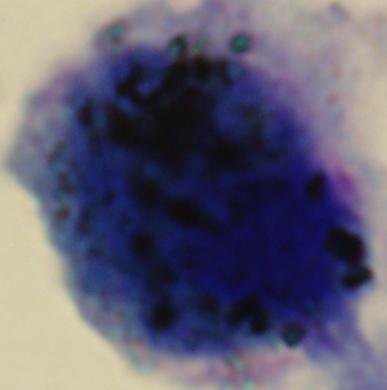
//> input picture cell/high_density.tif, 387 x 390 px
$ ./main   (built with g++ and OpenCV 4)
//> lines starting //> are read from the running program, lines starting //| are printed output that depends on the picture; after the words box and inside, x2 and y2 are one past the last pixel; in counts of white or black regions, pixels touching at a corner belong together
/**
* @file main.cpp
* @author Laihui Ding / xmyyzy123@gmail.com
* @version 1.0
* @date 2021-4-15
* @brief Using the *Phansalkar* method to segment carbon black particles in cytology images
* @details Using the *Phansalkar* method to segment carbon black particles in cytology images:
	1. First, split original image into three channels(R, G, B).
	2. Blue Channel image which is easier to be segmented as input for  the *Phansalkar* method.
* @see  https://www.researchgate.net/publication/224226466_Adaptive_local_thresholding_for_detection_of_nuclei_in_diversity_stained_cytology_images
		https://github.com/fiji/Auto_Local_Threshold/blob/master/src/main/java/fiji/threshold/Auto_Local_Threshold.java
		https://stackoverflow.com/questions/11456565/opencv-mean-sd-filter
*/

#include <vector>
#include <cmath>
#include <iostream>
#include <time.h>

#include "opencv2/highgui/highgui.hpp"
#include "opencv2/imgproc/imgproc.hpp"

using namespace cv;
using namespace std;

/**
* This is the implementation of Phansalskar N. et al. Adaptive local thresholding for detection of nuclei in diversity stained
  cytology images.International Conference on Communications and Signal Processing (ICCSP), 2011,
  218 - 220.
  In this method, the threshold t = mean*(1+p*exp(-q*mean)+k*((stdev/r)-1))
  Phansalkar recommends k = 0.25, r = 0.5, p = 2 and q = 10.
* @param img: image to be processed
* @param size: window size
*/
void Phansalkar(cv::Mat& img, int size)
{
	//clock_t start_time = clock();

	int height = img.rows;
	int width = img.cols;

	// Recommended value in Phansalkar's paper
	double k_value = 0.25;
	double r_value = 0.5;
	double p_value = 2.0;
	double q_value = 10.0;

	// Normalize images to 0 - 1.0
	cv::Mat img_clone;
	img.convertTo(img_clone, CV_32FC1);
	normalize(img_clone, img_clone, 0, 1, NORM_MINMAX);

	// Median filter image
	cv::Mat median_img;
	blur(img_clone, median_img, Size(size, size));

	// Variance image
	cv::Mat var_img;
	blur(img_clone.mul(img_clone), var_img, Size(size, size));

	// E[X-u)^2]=E(X^2)-[E(X)]^2
	cv::Mat sigma;
	cv::sqrt(cv::abs(var_img - median_img.mul(median_img)), sigma);

	// threshold t = mean*(1+p*exp(-q*mean)+k*((stdev/r)-1))
	for (int i = 0; i < height; i++)
	{
		float* p = img_clone.ptr<float>(i);
		float* p_mean = median_img.ptr<float>(i);
		float* p_std = sigma.ptr<float>(i);
		for (int j = 0; j < width; j++)
		{
			double data = p[j];
			double thredshold = p_mean[j] * (1.0 + p_value * exp(-q_value * p_mean[j]) + k_value * ((p_std[j] / r_value) - 1.0));
			img.at<uchar>(i, j) = data >  thredshold ? 255 : 0;
		}
	}

	//clock_t end_time = clock();
	//cout << "Running time is: " << static_cast<double>(end_time - start_time) / CLOCKS_PER_SEC * 1000 << "ms" << std::endl;
}

int main()
{
	Mat srcimg = imread("./high_density.tif", -1);
//> srcimg is the input picture: 390 rows x 387 cols, CV_8UC3; mean B, G, R 114.1, 94.6, 97.3

	// get blue channel image by split channels
	vector<Mat> channels;
	split(srcimg, channels);
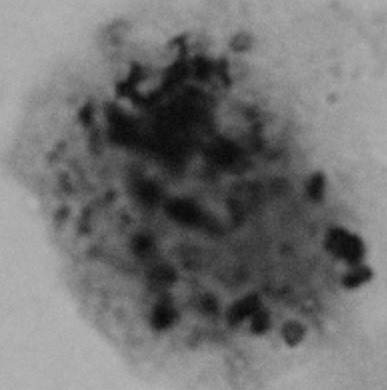
//> channels[0]: 390 rows x 387 cols, CV_8UC1; min 8, max 183, mean 114.1
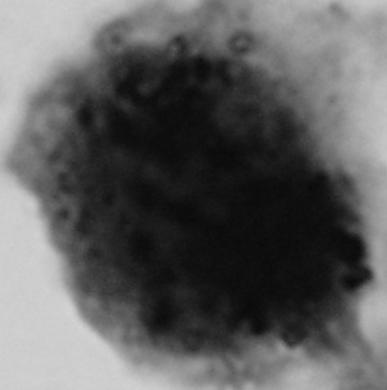
//> channels[1]: 390 rows x 387 cols, CV_8UC1; min 5, max 214, mean 94.6
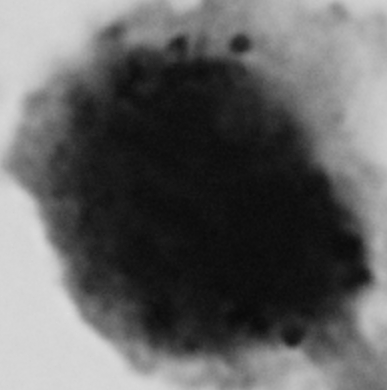
//> channels[2]: 390 rows x 387 cols, CV_8UC1; min 10, max 223, mean 97.3
	Mat blueImage = channels.at(0);
	Mat greenImage = channels.at(1);
	Mat redImage = channels.at(2);

	// [6 lines of commented-out code are left out]
	Phansalkar(blueImage, 20);
//> in Phansalkar, `normalize(img_clone, img_clone, 0, 1, NORM_MINMAX);`:
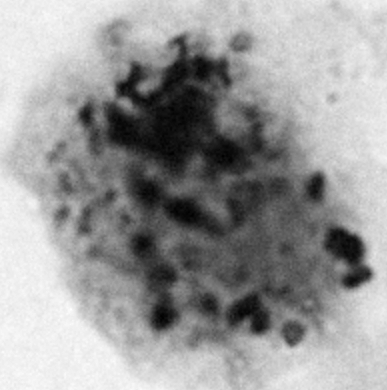
//> img_clone: 390 rows x 387 cols, CV_32FC1; min 0, max 1, mean 0.606
//> in Phansalkar, `blur(img_clone, median_img, Size(size, size));`:
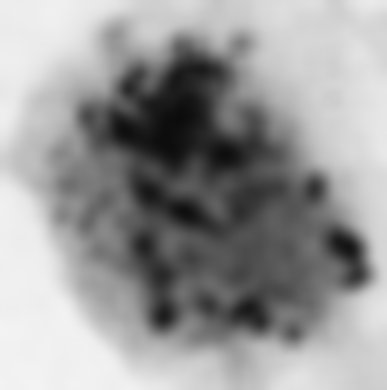
//> median_img: 390 rows x 387 cols, CV_32FC1; min 0.0489, max 0.955, mean 0.607
//> in Phansalkar, `blur(img_clone.mul(img_clone), var_img, Size(size, size));`:
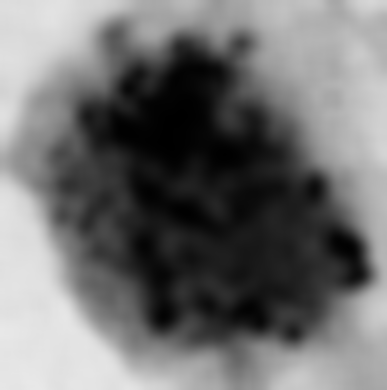
//> var_img: 390 rows x 387 cols, CV_32FC1; min 0.00258, max 0.913, mean 0.443
//> after the loop in Phansalkar, `for (int i = 0; i < height; i++)`:
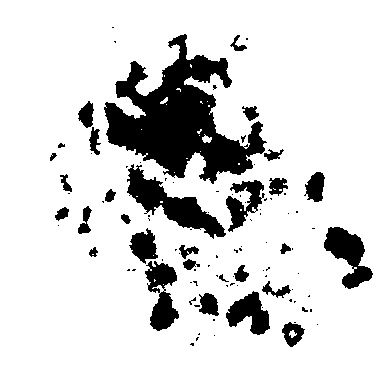
//> img: 390 rows x 387 cols, CV_8UC1; 85.1% white; 101 black regions (71 under 20 px), largest, box (x1, y1, x2, y2) and area: (104, 34, 267, 184) 10772, (127, 164, 226, 239) 2439, (324, 227, 373, 289) 1494

	//cv::imwrite("high_density.jpg", blueImage);
	imshow("Phansalkar", blueImage);
	waitKey(0);

	return 0;
}

$ run again, with cell/low_density.tif copied over cell/high_density.tif
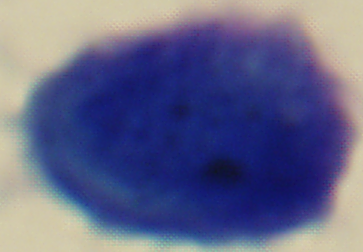
//> input picture cell/low_density.tif, 363 x 252 px
//> srcimg is the input picture: 252 rows x 363 cols, CV_8UC3; mean B, G, R 136.8, 99.9, 98.2
//> in Phansalkar, `blur(img_clone.mul(img_clone), var_img, Size(size, size));`:
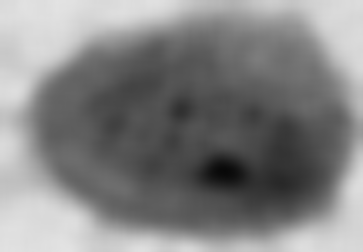
//> var_img: 252 rows x 363 cols, CV_32FC1; min 0.0347, max 0.893, mean 0.518
//> after the loop in Phansalkar, `for (int i = 0; i < height; i++)`:
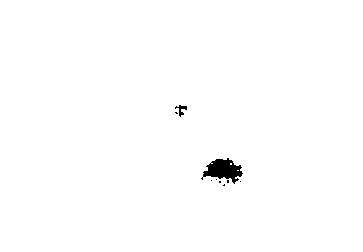
//> img: 252 rows x 363 cols, CV_8UC1; 99.3% white; 9 black regions (7 under 20 px), largest, box (x1, y1, x2, y2) and area: (201, 158, 243, 184) 583, (175, 105, 187, 117) 57
